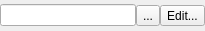
<?xml version="1.0" encoding="UTF-8"?>
<ui version="4.0">
 <class>FilePathEditor</class>
 <widget class="QWidget" name="FilePathEditor">
  <property name="geometry">
   <rect>
    <x>0</x>
    <y>0</y>
    <width>205</width>
    <height>31</height>
   </rect>
  </property>
  <layout class="QHBoxLayout" name="horizontalLayout">
   <property name="spacing">
    <number>0</number>
   </property>
   <property name="leftMargin">
    <number>0</number>
   </property>
   <property name="topMargin">
    <number>0</number>
   </property>
   <property name="rightMargin">
    <number>0</number>
   </property>
   <property name="bottomMargin">
    <number>0</number>
   </property>
   <item>
    <widget class="QLineEdit" name="pathEdit"/>
   </item>
   <item>
    <widget class="QToolButton" name="browseBtn">
     <property name="text">
      <string notr="true">...</string>
     </property>
    </widget>
   </item>
   <item>
    <widget class="QToolButton" name="editBtn">
     <property name="text">
      <string>Edit...</string>
     </property>
    </widget>
   </item>
  </layout>
 </widget>
 <tabstops>
  <tabstop>pathEdit</tabstop>
  <tabstop>browseBtn</tabstop>
 </tabstops>
 <resources/>
 <connections/>
</ui>
